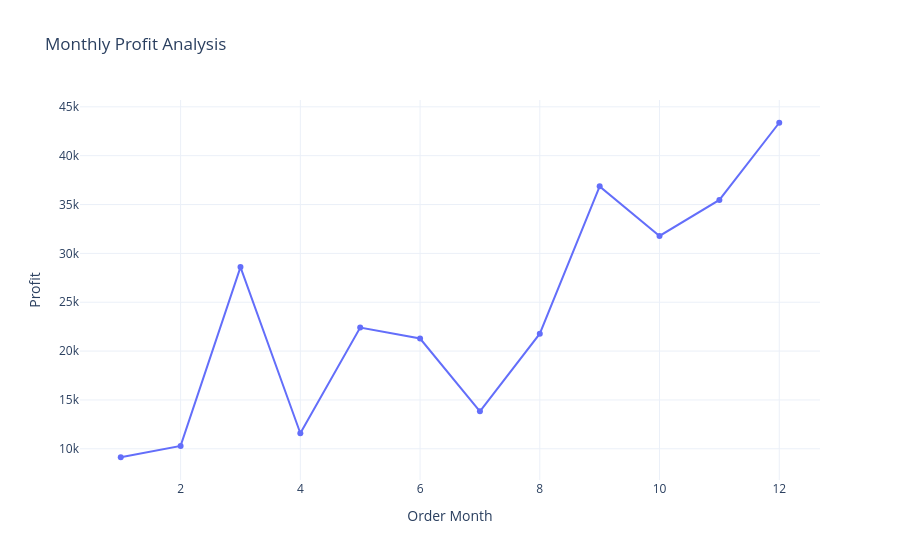

The code cell stored with this chart in its notebook:
### Markdown cell above
# Monthly Profit Analysis

### Code cell
monthly_profit = data.groupby(['Order Month'])['Profit'].sum().reset_index()

fig = px.line(
    monthly_profit,
    x='Order Month',
    y='Profit',
    title='Monthly Profit Analysis',
    markers=True
)

fig.show()

### Figure 1 — Plotly figure (JSON) as saved in the notebook; plotly's stock layout.template omitted (floating-point values rounded to 4 significant figures)
{"data": [{"hovertemplate": "Order Month=%{x}<br>Profit=%{y}<extra></extra>", "legendgroup": "", "line": {"color": "#636efa", "dash": "solid"}, "marker": {"symbol": "circle"}, "mode": "lines+markers", "name": "", "orientation": "v", "showlegend": false, "type": "scatter", "x": [1, 2, 3, 4, 5, 6, 7, 8, 9, 10, 11, 12], "xaxis": "x", "y": [9134.0, 10290.0, 28590.0, 11590.0, 22410.0, 21290.0, 13830.0, 21780.0, 36860.0, 31780.0, 35470.0, 43370.0], "yaxis": "y"}], "layout": {"legend": {"tracegroupgap": 0}, "title": {"text": "Monthly Profit Analysis"}, "xaxis": {"anchor": "y", "domain": [0, 1], "title": {"text": "Order Month"}}, "yaxis": {"anchor": "x", "domain": [0, 1], "title": {"text": "Profit"}}}}
